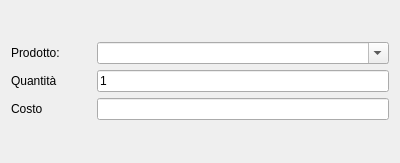
<?xml version="1.0" encoding="UTF-8"?>
<ui version="4.0">
 <class>HContainer_generic_product</class>
 <widget class="QWidget" name="HContainer_generic_product">
  <property name="geometry">
   <rect>
    <x>0</x>
    <y>0</y>
    <width>400</width>
    <height>163</height>
   </rect>
  </property>
  <property name="windowTitle">
   <string>Aggiungi item</string>
  </property>
  <layout class="QVBoxLayout" name="verticalLayout">
   <item>
    <layout class="QGridLayout" name="gridLayout">
     <item row="2" column="0">
      <widget class="QLabel" name="label_2">
       <property name="minimumSize">
        <size>
         <width>80</width>
         <height>0</height>
        </size>
       </property>
       <property name="text">
        <string>Costo</string>
       </property>
      </widget>
     </item>
     <item row="2" column="1">
      <widget class="QLineEdit" name="leCosto"/>
     </item>
     <item row="0" column="1">
      <widget class="QComboBox" name="cb_prodotti">
       <property name="editable">
        <bool>true</bool>
       </property>
       <property name="insertPolicy">
        <enum>QComboBox::NoInsert</enum>
       </property>
      </widget>
     </item>
     <item row="0" column="0">
      <widget class="QLabel" name="label">
       <property name="minimumSize">
        <size>
         <width>80</width>
         <height>0</height>
        </size>
       </property>
       <property name="text">
        <string>Prodotto:</string>
       </property>
      </widget>
     </item>
     <item row="1" column="0">
      <widget class="QLabel" name="label_3">
       <property name="text">
        <string>Quantità</string>
       </property>
      </widget>
     </item>
     <item row="1" column="1">
      <widget class="QLineEdit" name="leAmount">
       <property name="text">
        <string>1</string>
       </property>
      </widget>
     </item>
    </layout>
   </item>
  </layout>
 </widget>
 <resources/>
 <connections/>
</ui>
